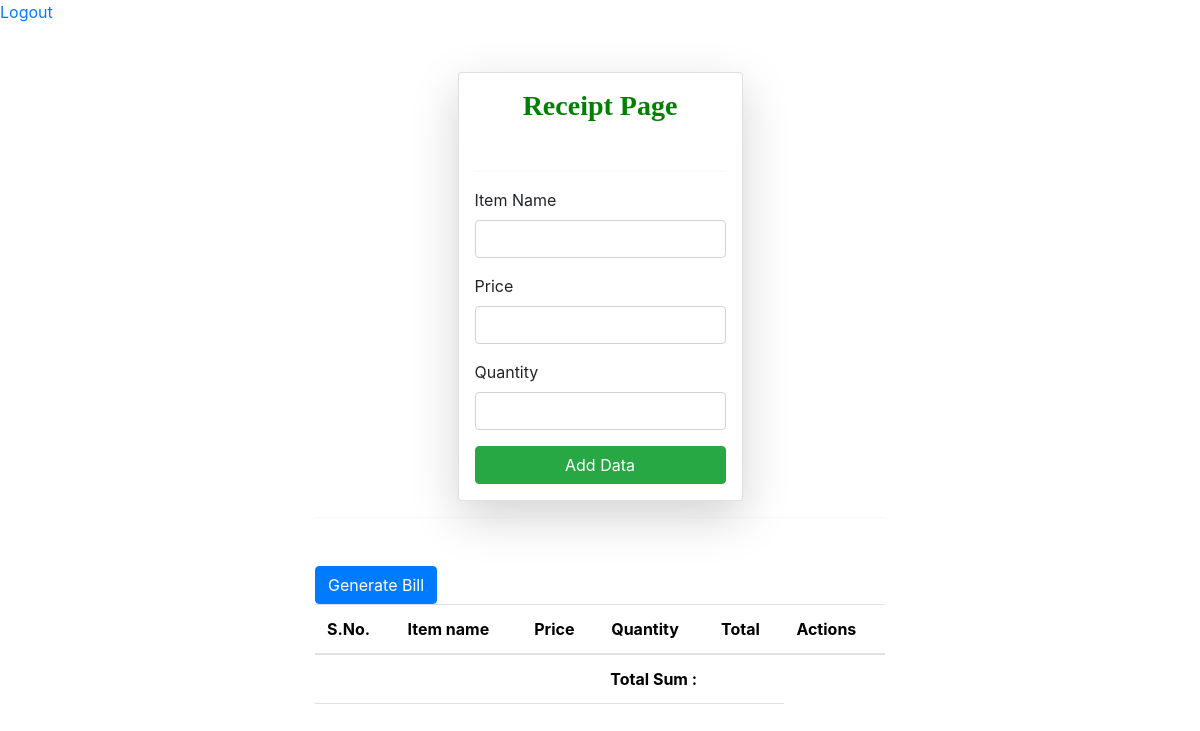
Before: /billpage/ with the older database file.
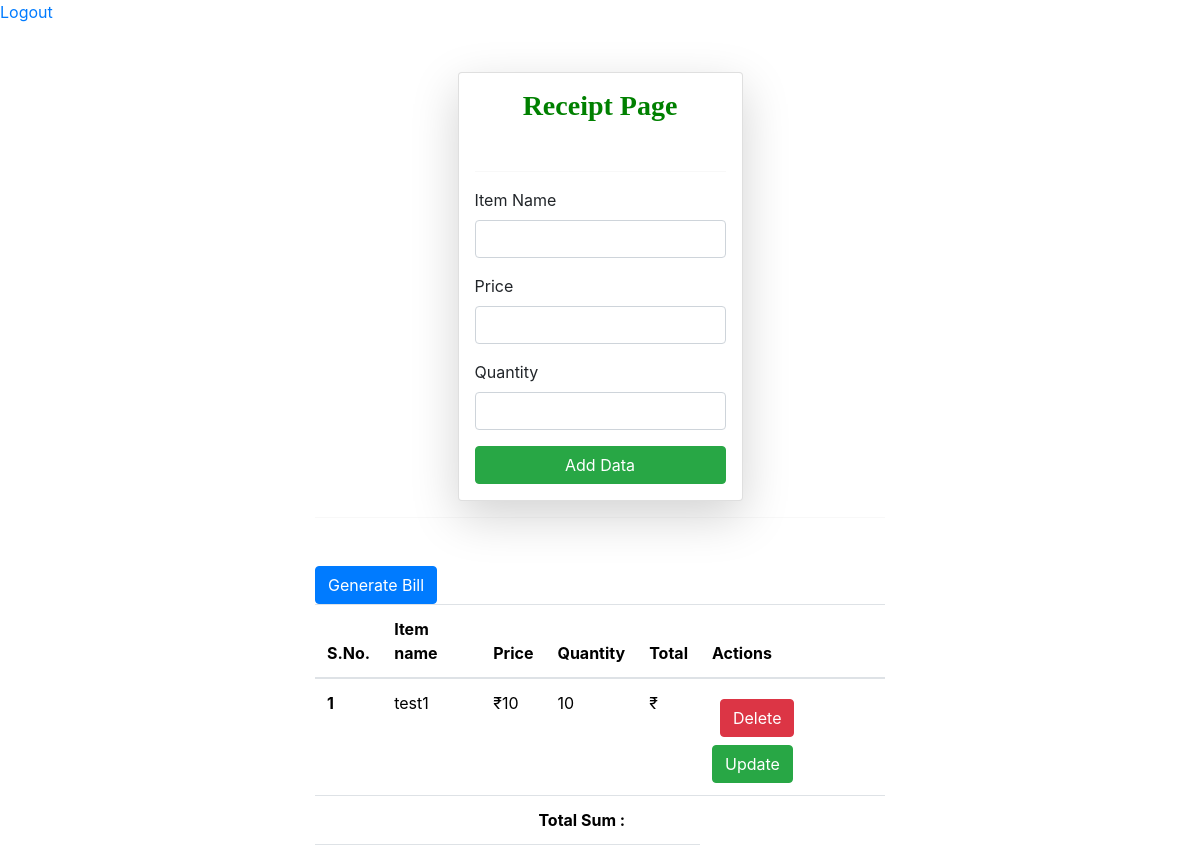
After: the same page with the newer database file.
### myapp/models.py (models this page shows)
class receipt(models.Model):
    itemname=models.CharField(max_length=100)
    quantity=models.CharField(max_length=100)
    price=models.CharField(max_length=100)

### myapp/views.py (the view, shortened to what this page needs)
# urls.py: path("billpage/",billpage,name='billpage'),
def billpage(req):
    queryset=receipt.objects.all()
    return render(req,"billpage.html",context={"query":queryset})

### myapp/templates/billpage.html (shortened to what this page needs)
{% extends "base.html" %}
{% block start %}
<link href="https://maxcdn.bootstrapcdn.com/bootstrap/4.5.2/css/bootstrap.min.css" rel="stylesheet">
 <a class="" href="/login">Logout </a>
<div class="container mt-5 col-6">
	<form class="col-6 mx-auto card p-3 shadow-lg" method="post" enctype="multipart/form-data">
		<h3 class="text text-center"> Receipt Page</h3>
		<br>
		<hr>
		<div class="form-group">
		<label for="exampleInputEmail1">Item Name </label>
		<input type="text" name="iteam" class="form-control" required>
		</div>
		<div class="form-group">
		<label for="exampleInputEmail1">Price </label>
		<input name="price" type="number" class="form-control" required>
		</div>
		<div class="form-group">
		<label for="exampleInputPassword1">Quantity </label>
		<input name="quantity" class="form-control" type="number" required>
		</div>
		<button type="submit" class="btn btn-success">Add Data</button>
	</form>
	<hr>
	<div class="class mt-5">
		<form action="">
		<button class="btn btn-primary"> <a class="ok" href="">Generate Bill </a></button>
		</form>
		<table class="table mt-6">
			<thead>
				<tr>
					<th scope="col">S.No. </th>
					<th scope="col">Item name </th>
					<th scope="col">Price </th>
					<th scope="col">Quantity </th>
					<th scope="col">Total </th>
					<th scope="col">Actions</th>
				</tr>
			</thead>
			<tbody>
				{% for receipt in query %}
				<tr>
					<th scope="row">{{forloop.counter}}</th>
					<td>{{receipt.itemname}}</td>
					<td> ₹{{receipt.price}}</td>
					<td>{{receipt.quantity}}</td>
					<td> ₹{{receipt.total}}</td>
					<td>
						<a href="/delete/{{receipt.id }}" class="btn btn-danger m-2">Delete </a>
						<a href="/update/{{receipt.id }}" class="btn btn-success">Update </a>
					</td>
				</tr>
				{% endfor %}
				<tr>
					<th colspan="4" class="text-right">Total Sum :</th>
					<td></td>
				</tr>
			</tbody>
		</table>
	</div>
{% endblock %}

Changed rows visible on the page:
added receipt: itemname "test1", price "10", quantity "10"
